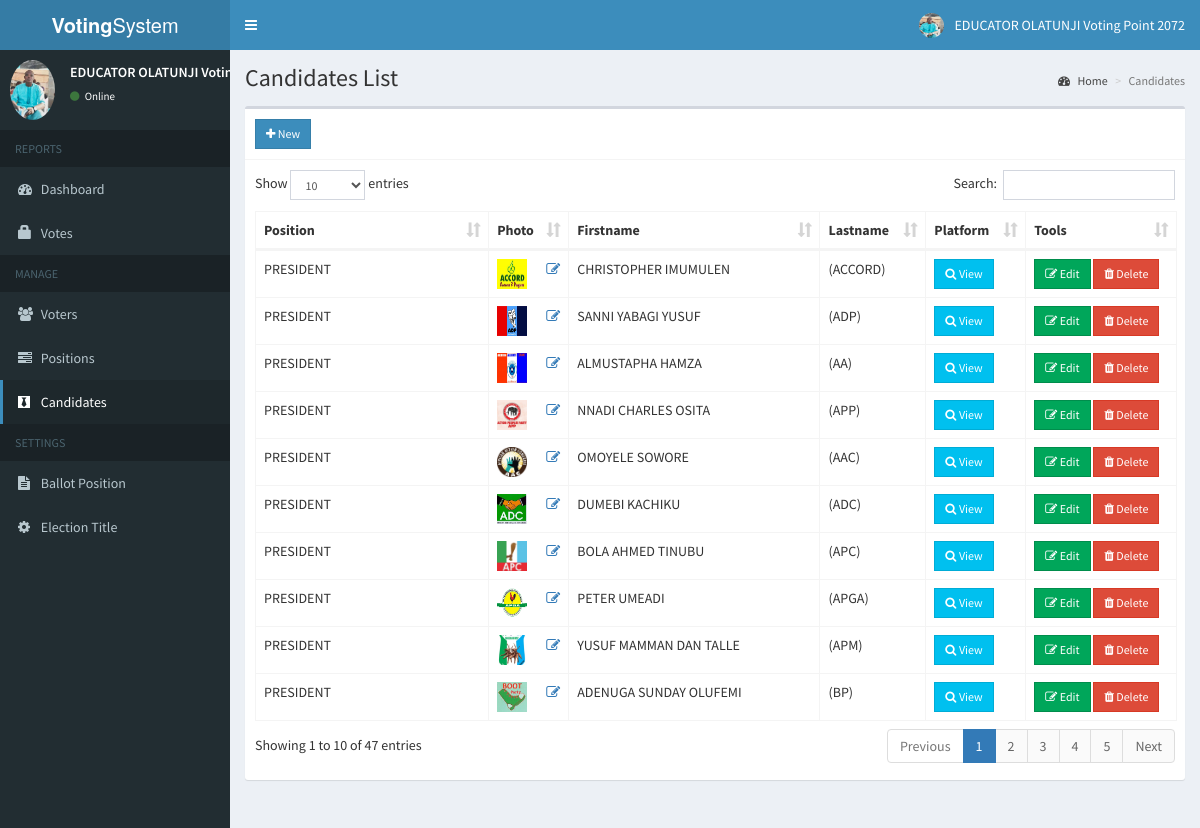
Screenshot of /admin/candidates.php (signed in) with the database file from the repository.
### tables this page shows
CREATE TABLE `candidates` (
  `id` int(11) NOT NULL,
  `position_id` int(11) NOT NULL,
  `firstname` varchar(30) NOT NULL,
  `lastname` varchar(30) NOT NULL,
  `photo` varchar(150) NOT NULL,
  `platform` text NOT NULL
);

CREATE TABLE `positions` (
  `id` int(11) NOT NULL,
  `description` varchar(50) NOT NULL,
  `max_vote` int(11) NOT NULL,
  `priority` int(11) NOT NULL
);

### admin/includes/session.php (called while the page is built, shortened)
<?php
	include 'includes/conn.php';
	$sql = "SELECT * FROM admin WHERE id = '".$_SESSION['admin']."'";
	$query = $conn->query($sql);
	$user = $query->fetch_assoc();
?>

### admin/candidates.php (the view, shortened to what this page needs)
<?php include 'includes/session.php'; ?>
<?php include 'includes/header.php'; ?>
<body class="hold-transition skin-blue sidebar-mini">
<div class="wrapper">
  <?php include 'includes/navbar.php'; ?>
  <?php include 'includes/menubar.php'; ?>
  <div class="content-wrapper">
    <section class="content-header">
      <h1>
        Candidates List
      </h1>
      <ol class="breadcrumb">
        <li><a href="#"><i class="fa fa-dashboard"></i> Home</a></li>
        <li class="active">Candidates</li>
      </ol>
    </section>
    <section class="content">
      <div class="row">
        <div class="col-xs-12">
          <div class="box">
            <div class="box-header with-border">
              <a href="#addnew" data-toggle="modal" class="btn btn-primary btn-sm btn-flat"><i class="fa fa-plus"></i> New</a>
            </div>
            <div class="box-body">
              <table id="example1" class="table table-bordered">
                <thead>
                  <th>Position</th>
                  <th>Photo</th>
                  <th>Firstname</th>
                  <th>Lastname</th>
                  <th>Platform</th>
                  <th>Tools</th>
                </thead>
                <tbody>
                  <?php
                    $sql = "SELECT *, candidates.id AS canid FROM candidates LEFT JOIN positions ON positions.id=candidates.position_id ORDER BY positions.priority ASC";
                    $query = $conn->query($sql);
                    while($row = $query->fetch_assoc()){
                      $image = (!empty($row['photo'])) ? '../images/'.$row['photo'] : '../images/profile.jpg';
                      echo "
                        <tr>
                          <td class='hidden'></td>
                          <td>".$row['description']."</td>
                          <td>
                            <img src='".$image."' width='30px' height='30px'>
                            <a href='#edit_photo' data-toggle='modal' class='pull-right photo' data-id='".$row['canid']."'><span class='fa fa-edit'></span></a>
                          </td>
                          <td>".$row['firstname']."</td>
                          <td>".$row['lastname']."</td>
                          <td><a href='#platform' data-toggle='modal' class='btn btn-info btn-sm btn-flat platform' data-id='".$row['canid']."'><i class='fa fa-search'></i> View</a></td>
                          <td>
                            <button class='btn btn-success btn-sm edit btn-flat' data-id='".$row['canid']."'><i class='fa fa-edit'></i> Edit</button>
                            <button class='btn btn-danger btn-sm delete btn-flat' data-id='".$row['canid']."'><i class='fa fa-trash'></i> Delete</button>
                          </td>
                        </tr>
                      ";
                    }
                  ?>
                </tbody>
              </table>
            </div>
          </div>
        </div>
      </div>
    </section>
  </div>
</div>
</body>
</html>

### admin/includes/navbar.php (shortened to what this page needs)
<header class="main-header">
  <a href="#" class="logo">
    <span class="logo-lg"><b>Voting</b>System</span>
  </a>
  <nav class="navbar navbar-static-top">
    <a href="#" class="sidebar-toggle" data-toggle="push-menu" role="button">
    </a>
    <div class="navbar-custom-menu">
      <ul class="nav navbar-nav">
        <li class="dropdown user user-menu">
          <a href="#" class="dropdown-toggle" data-toggle="dropdown">
            <img src="<?php echo (!empty($user['photo'])) ? '../images/'.$user['photo'] : '../images/profile.jpg'; ?>" class="user-image" alt="User Image">
            <span class="hidden-xs"><?php echo $user['firstname'].' '.$user['lastname']; ?></span>
          </a>
        </li>
      </ul>
    </div>
  </nav>
</header>

### admin/includes/menubar.php (shortened to what this page needs)
<aside class="main-sidebar">
  <section class="sidebar">
    <div class="user-panel">
      <div class="pull-left image">
        <img src="<?php echo (!empty($user['photo'])) ? '../images/'.$user['photo'] : '../images/profile.jpg'; ?>" class="img-circle" alt="User Image">
      </div>
      <div class="pull-left info">
        <p><?php echo $user['firstname'].' '.$user['lastname']; ?></p>
        <a><i class="fa fa-circle text-success"></i> Online</a>
      </div>
    </div>
    <ul class="sidebar-menu" data-widget="tree">
      <li class="header">REPORTS</li>
      <li class=""><a href="home.php"><i class="fa fa-dashboard"></i> <span>Dashboard</span></a></li>
      <li class=""><a href="votes.php"><span class="glyphicon glyphicon-lock"></span> <span>Votes</span></a></li>
      <li class="header">MANAGE</li>
      <li class=""><a href="voters.php"><i class="fa fa-users"></i> <span>Voters</span></a></li>
      <li class=""><a href="positions.php"><i class="fa fa-tasks"></i> <span>Positions</span></a></li>
      <li class=""><a href="candidates.php"><i class="fa fa-black-tie"></i> <span>Candidates</span></a></li>
      <li class="header">SETTINGS</li>
      <li class=""><a href="ballot.php"><i class="fa fa-file-text"></i> <span>Ballot Position</span></a></li>
      <li class=""><a href="#config" data-toggle="modal"><i class="fa fa-cog"></i> <span>Election Title</span></a></li>
    </ul>
  </section>
</aside>

### rows the page displays
candidates: position.description "PRESIDENT", photo (picture), firstname "CHRISTOPHER IMUMULEN", lastname "(ACCORD)"
candidates: position.description "PRESIDENT", photo (picture), firstname "SANNI YABAGI YUSUF", lastname "(ADP)"
candidates: position.description "PRESIDENT", photo (picture), firstname "ALMUSTAPHA HAMZA", lastname "(AA)"
candidates: position.description "PRESIDENT", photo (picture), firstname "NNADI CHARLES OSITA", lastname "(APP)"
candidates: position.description "PRESIDENT", photo (picture), firstname "OMOYELE SOWORE", lastname "(AAC)"
candidates: position.description "PRESIDENT", photo (picture), firstname "DUMEBI KACHIKU", lastname "(ADC)"
candidates: position.description "PRESIDENT", photo (picture), firstname "BOLA AHMED TINUBU", lastname "(APC)"
candidates: position.description "PRESIDENT", photo (picture), firstname "PETER UMEADI", lastname "(APGA)"
candidates: position.description "PRESIDENT", photo (picture), firstname "YUSUF MAMMAN DAN TALLE", lastname "(APM)"
candidates: position.description "PRESIDENT", photo (picture), firstname "ADENUGA SUNDAY OLUFEMI", lastname "(BP)"

### other values shown
$user['firstname'] "EDUCATOR OLATUNJI"
$user['lastname'] "Voting Point 2072"
